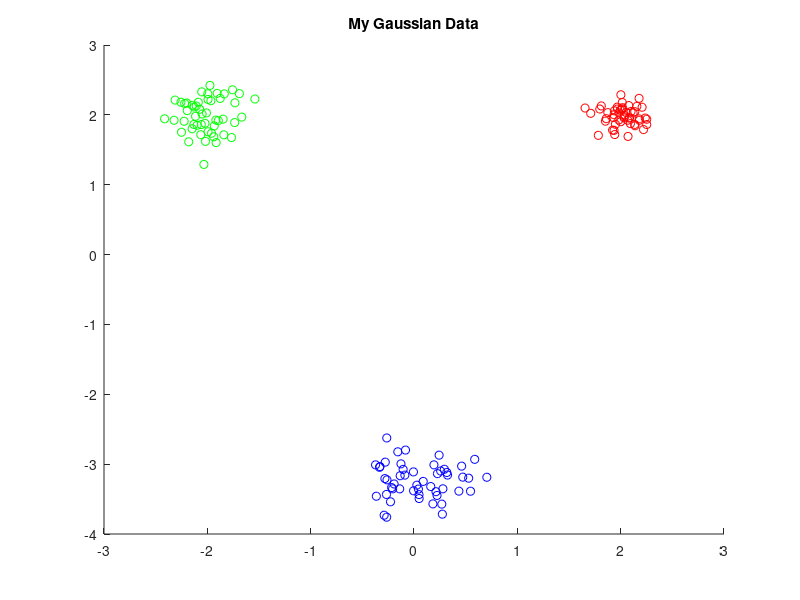

Recreate this plot in MATLAB. (Note: this script raises an error after producing the figure.)
% EC 414 - HW 3 - Spring 2022
% K-Means starter code

clear, clc, close all;

%% 3.2a Generate Gaussian data and Implement k-means:

% Intializing mean vectors
mu1 = [2, 2]';
mu2 = [-2,  2]';
mu3 = [0, -3.25]';

% Intializing covariance vectors
identityMatrix = [1, 0; 0, 1];
sigma1 = 0.02 .* identityMatrix;
sigma2 = 0.05 .* identityMatrix;
sigma3 = 0.07 .* identityMatrix;

% Creating Gaussian Data Clusters
gaussian1 = mvnrnd(mu1,sigma1,50);
gaussian2 = mvnrnd(mu2,sigma2,50);
gaussian3 = mvnrnd(mu3,sigma3,50);

% Create Scatter Plot
% First Gaussian Data
% figure
scatter(gaussian1(:,1), gaussian1(:, 2), 'r');
hold on
scatter(gaussian2(:,1), gaussian2(:, 2), 'g');
hold on
scatter(gaussian3(:,1), gaussian3(:, 2), 'b');

% label axis and include title
title('My Gaussian Data')

%% Generate NBA data:
% % Add code below:
% 
% % HINT: readmatrix might be useful here
% 
% % Problem 3.2(f): Generate Concentric Rings Dataset using
% % sample_circle.m provided to you in the HW 3 folder on Blackboard.
% 
%% K-Means implementation

k = 3;
MU_init = [3 3; -4 -1; 2 -4];

MU_previous = MU_init;
MU_current = MU_init;

% initializations
DATA = [gaussian1; gaussian2;  gaussian3];
converged = 0;
iteration = 0;
convergence_threshold = 0.025;
distanceFrom_mu = euclideanDistance(DATA, MU_init);
 while (converged==0)
      iteration = iteration + 1;
      fprintf('Iteration: %d\n',iteration)
      
 
     %% CODE - Assignment Step - Assign each data observation to the cluster with the nearest mean:
     % Write code below here:
%     
%     %% CODE - Mean Updating - Update the cluster means
%     % Write code below here:
%     
%     %% CODE 4 - Check for convergence 
%     % Write code below here:
%     
%     if (something_here < convergence_threshold)
%         converged=1;
%     end
%     
%     %% CODE 5 - Plot clustering results if converged:
%     % Write code below here:
%     if (converged == 1)
%         fprintf('\nConverged.\n')
%         
%         
%        
%         
%         %% If converged, get WCSS metric
%         % Add code below
%         
%     end
%     
%     %%%%%%%%%%%%%%%%%%%%%%%%%%%%%%%%%%%%%%%%%%%%%%%%
end  
